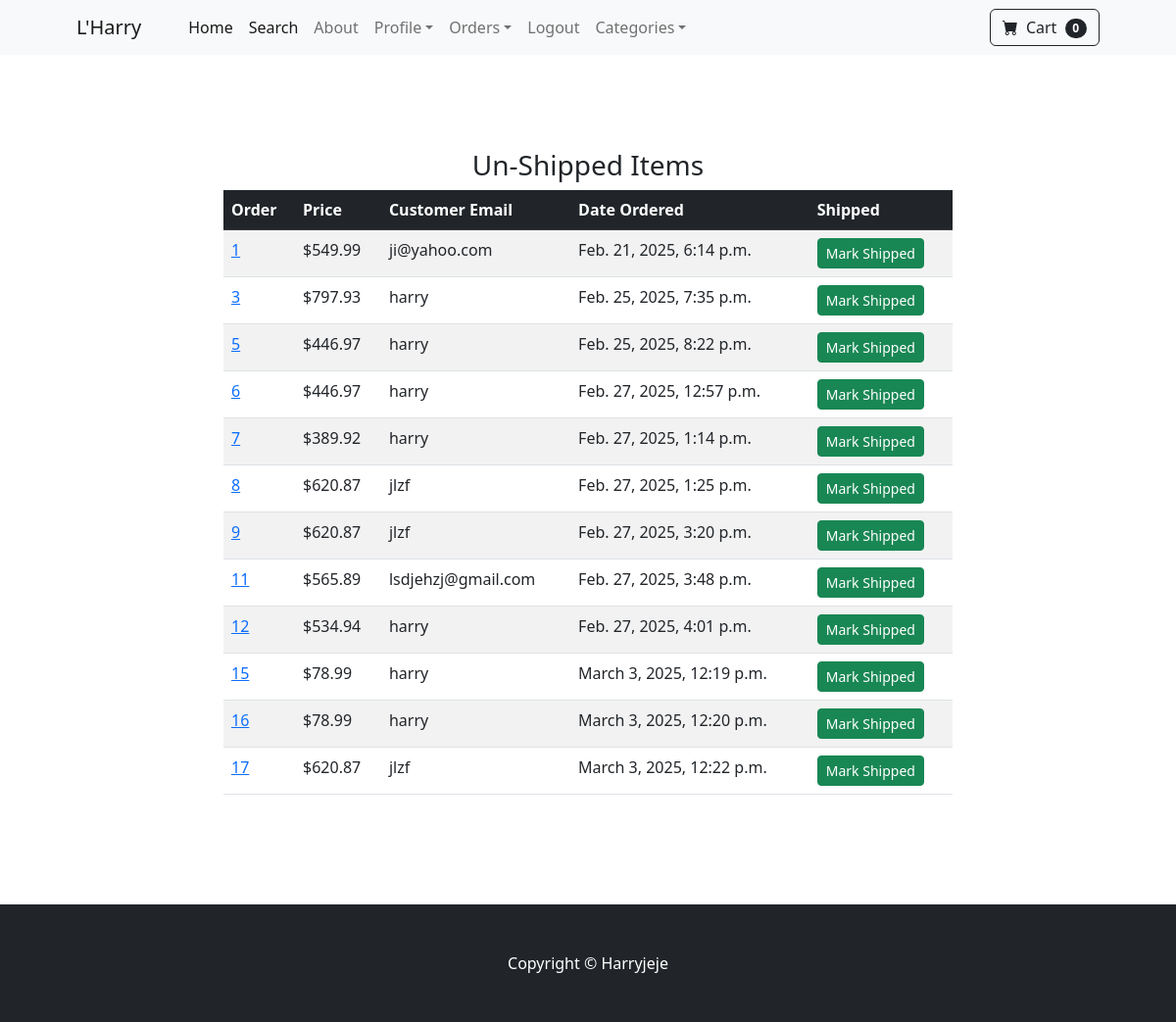
Page /payment/not_shipped_dash (signed in) on the committed database.
### payment/models.py (models this page shows, shortened)
class Order(models.Model):
	user = models.ForeignKey(User, on_delete=models.CASCADE, null = True, blank=True)
	full_name = models.CharField(max_length=250)
	email = models.EmailField(max_length=250)
	shipping_address = models.TextField(max_length=15000)
	amount_paid = models.DecimalField(max_digits=7, decimal_places=2)
	date_ordered = models.DateTimeField(auto_now_add=True)
	shipped = models.BooleanField(default=False)
	date_shipped = models.DateTimeField(blank= True, null=True)

### payment/views.py (the view, shortened to what this page needs)
# urls.py: path('not_shipped_dash', views.not_shipped_dash, name= "not_shipped_dash"),
def not_shipped_dash(request):
	if request.user.is_authenticated and request.user.is_superuser:
		orders = Order.objects.filter(shipped=False)
		return render(request, "not_shipped_dash.html",{"orders":orders})
	else:
		messages.success(request, 'Access Denied')
		return redirect('home')

### cart/cart.py (called while the page is built)
	def __len__(self):
		return len(self.cart)

### cart/context_processors.py (called while the page is built)
def cart(request):
	return{'cart': Cart(request)}

### payment/templates/not_shipped_dash.html (shortened to what this page needs)
{% extends 'base.html' %}
 {% block content %}
        <br><br>
        <div class="container">
        	<div class="row">
        		<center>
        			<div class="col-8">
        				<br><br>
                    <h3>Un-Shipped Items</h3>
                    <table class="table table-striped table-hover bordered" >
  <thead class="table-dark">
    <tr>
      <th scope="col">Order</th>
      <th scope="col">Price</th>
      <th scope="col">Customer Email</th>
      <th scope="col">Date Ordered</th>
      <th scope="col">Shipped</th>
    </tr>
  </thead>
  <tbody>
    {% for item in  orders %}
    <tr>
      <td><a href="{% url 'orders' item.id %}">{{item.id}}</a></td>
      <td>${{item.amount_paid}}</td>
      <td>{{item.email}}</td>
      <td>{{item.date_ordered}}</td>
      <td>
        <form method = "POST">
            <button type="submit" class="btn btn-success btn-sm">Mark Shipped</button>
        </form>
      </td>
    </tr>
   {% endfor %}
  </tbody>
</table>
                    <br><br> <br><br>
        			</div>
        		</center>
        	</div>
        </div>
 {% endblock %}

### rows in the picture
Order: id "1", amount_paid "549.99", email "ji@yahoo.com", date_ordered "Feb. 21, 2025, 6:14 p.m."
Order: id "3", amount_paid "797.93", email "harry", date_ordered "Feb. 25, 2025, 7:35 p.m."
Order: id "5", amount_paid "446.97", email "harry", date_ordered "Feb. 25, 2025, 8:22 p.m."
Order: id "6", amount_paid "446.97", email "harry", date_ordered "Feb. 27, 2025, 12:57 p.m."
Order: id "7", amount_paid "389.92", email "harry", date_ordered "Feb. 27, 2025, 1:14 p.m."
Order: id "8", amount_paid "620.87", email "jlzf", date_ordered "Feb. 27, 2025, 1:25 p.m."
Order: id "9", amount_paid "620.87", email "jlzf", date_ordered "Feb. 27, 2025, 3:20 p.m."
Order: id "11", amount_paid "565.89", email "lsdjehzj@gmail.com", date_ordered "Feb. 27, 2025, 3:48 p.m."
Order: id "12", amount_paid "534.94", email "harry", date_ordered "Feb. 27, 2025, 4:01 p.m."
Order: id "15", amount_paid "78.99", email "harry", date_ordered "March 3, 2025, 12:19 p.m."
Order: id "16", amount_paid "78.99", email "harry", date_ordered "March 3, 2025, 12:20 p.m."
Order: id "17", amount_paid "620.87", email "jlzf", date_ordered "March 3, 2025, 12:22 p.m."

### other values in the picture
{{ cart|length }} "0"
